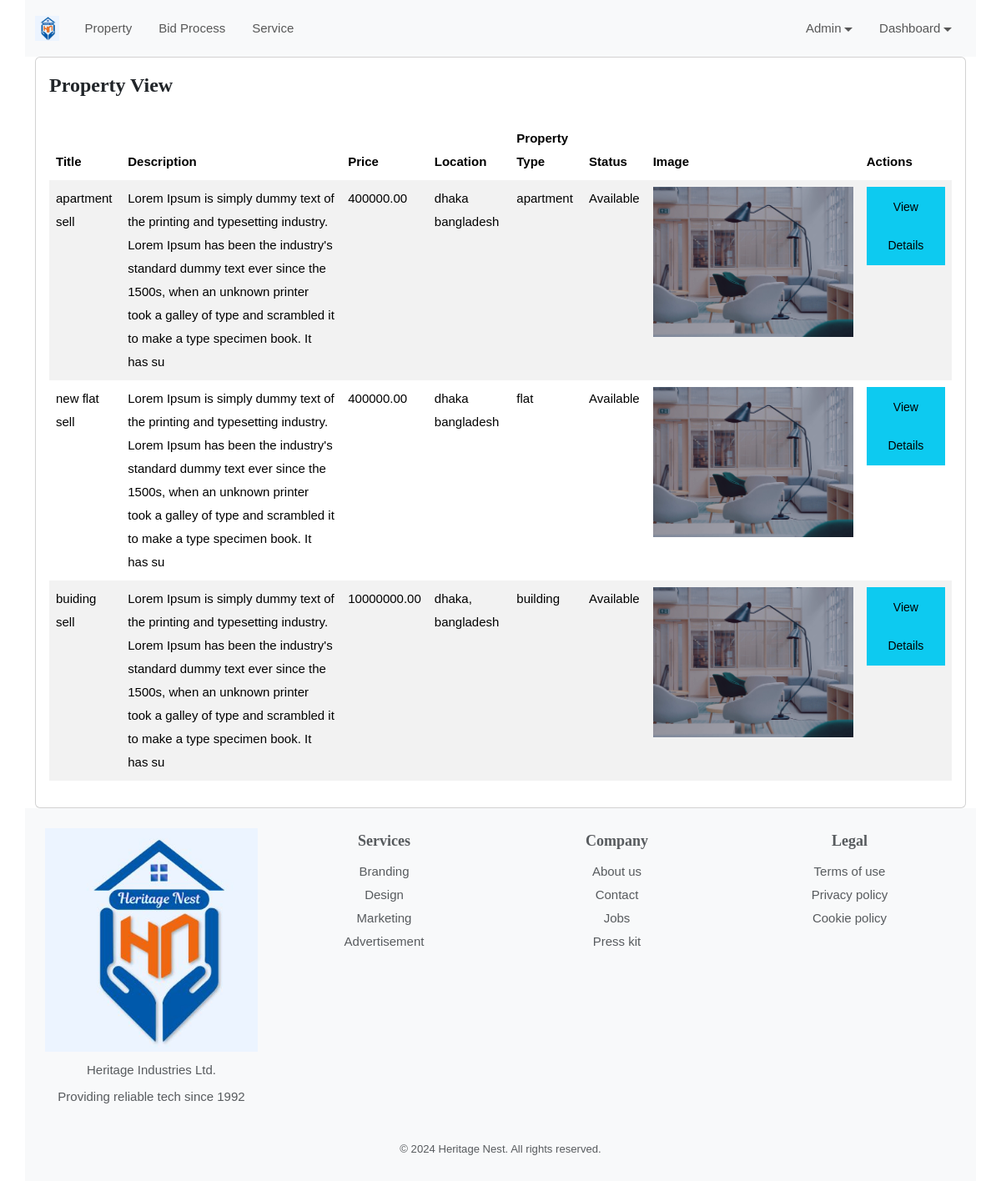
The app's page /monitor_bid.php (signed in) with its own data.
### tables this page shows
CREATE TABLE `properties` (
  `id` bigint(20) unsigned NOT NULL AUTO_INCREMENT,
  `title` varchar(255) DEFAULT NULL,
  `description` varchar(255) DEFAULT NULL,
  `image` varchar(255) DEFAULT NULL,
  `price` decimal(15,2) DEFAULT NULL,
  `location` varchar(255) DEFAULT NULL,
  `user_id` bigint(20) unsigned NOT NULL,
  `highest_bidder` bigint(20) unsigned DEFAULT NULL,
  `highest_bid` decimal(15,2) DEFAULT NULL,
  `p_type` varchar(50) DEFAULT NULL,
  `status` tinyint(4) DEFAULT NULL,
  `created_at` datetime DEFAULT current_timestamp(),
  PRIMARY KEY (`id`),
  KEY `user_id` (`user_id`),
  CONSTRAINT `properties_ibfk_1` FOREIGN KEY (`user_id`) REFERENCES `users` (`id`) ON DELETE CASCADE
);

### monitor_bid.php (the view, shortened to what this page needs)
<?php
include('partials/header.php');
include 'functions/db.php';
$base_url = '/property_bid_project/';?>
<div class="page-wrapper">
<div class="content container">
    <div class="row">
        <div class="col-sm-12">
            <div class="card">
                <div class="card-body">
                    <h4 class="header-title mt-0 mb-4">Property View</h4>
                    <table id="datatable-buttons" class="table table-striped dt-responsive nowrap">
                        <thead>
                            <tr>
                                <th>Title</th>
                                <th>Description</th>
                                <th>Price</th>
                                <th>Location</th>
                                <th>Property Type</th>
                                <th>Status</th>
                                <th>Image</th>
                                <th>Actions</th>
                            </tr>
                        </thead>
                        <tbody>
                            <?php
                            $sql = "SELECT * FROM properties ";
                            $query = $conn->prepare($sql);
                            $query->execute();
                            while ($row = $query->fetch(PDO::FETCH_ASSOC)) {
                            ?>
                            <tr>
                                <td><?php echo $row['title']; ?></td>
                                <td><?php echo $row['description']; ?></td>
                                <td><?php echo $row['price']; ?></td>
                                <td><?php echo $row['location']; ?></td>
                                <td><?php echo $row['p_type']; ?></td>
                                <td><?php echo ($row['status'] == 1) ? 'Available' : 'Not Available'; ?></td>
                                <td><img src="<?= $base_url . 'assets/images/' . htmlspecialchars($row['image']) ?>" alt="Property Image" width="100"></td>
                                <td>
                                    <a href="property_details_pages.php?id=<?php echo $row['id']; ?>"><button class="btn btn-info">View Details</button></a>
                                </td>
                            </tr>
                            <?php } ?>
                        </tbody>
                    </table>
                </div>
            </div>
        </div>
    </div>
</div>
<?php include('partials/footer.php')?>

### assets/css/color.css (style rules this page uses)
:root { --theme-ordinary-color: #74777b; }
:root { --theme-primary-color: #17c788; }
:root { --theme-secondary-color: #0d1432; }
:root { --theme-white-color: #fff; }
:root { --theme-light-color: #f8f8f8; }
:root { --theme-gray-color: #f5f5f5; }
:root { --theme-footer-color: #091b4b; }
:root { --theme-dark-color: #091b4b; }
:root { --text-light-color: #a3a7af; }
:root { --theme-primary-opacity-color: rgba(11, 191, 141, .8); }
:root { --theme-secondary-opacity-color: rgba(13,20,50,0.7); }
:root { --theme-white-opacity-color: rgba(255, 255, 255, 0.3); }
:root { --theme-dark-opacity-color: rgba(0, 0, 0, 0.5); }
:root { --theme-ordinary-font: 'Muli', sans-serif; }
:root { --theme-highlight-font: 'Comfortaa', cursive; }

### assets/css/style.css (style rules this page uses)
.container, .container-fluid { transition: all 0.6s ease 0s; -moz-transition: all 0.6s ease 0s; -webkit-transition: all 0.6s ease 0s; -o-transition: all 0.6s ease 0s; }
.text-ordinary, a.text-ordinary, .text-ordinary a, body, .dropdown-item, .footer-widget li a, .text-ordinary .jslider .jslider-label, .breadcrumb-item > a, .list-text-white a.dropdown-item { color: var(--theme-ordinary-color); }
.table-striped tbody tr:nth-of-type(2n + 1) { background-color: var(--theme-gray-color); }
.transation-3s, .transation-3s:hover, .hover-zoomer img, .hover-bg-white, a, a:hover, .btn, .btn:hover, .radio-check label, .message-list li .message-action, .timeline-item .circle, .timeline-item .date-time, .clip-item .fa-times { -moz-transition: all 300ms ease-in-out 0s; -webkit-transition: all 300ms ease-in-out 0s; -o-transition: all 300ms ease-in-out 0s; -ms-transition: all 300ms ease-in-out 0s; transition: all 300ms ease-in-out 0s; }
body { font-family: var(--theme-ordinary-font); font-size: 15px; line-height: 28px; }
h1, .h1, h2, .h2, h3, .h3, h4, .h4, h5, .h5, h6, .h6 { font-family: var(--theme-highlight-font); font-weight: 700; }
h4, .h4 { line-height: 35px; }
a, a:hover, .btn-link, .btn-link:hover { text-decoration: none; cousor: pointer; }
img { width: 100%; }
button, button:focus { border: none; outline: none; }
.btn { padding: 0px 23px; font-size: 14px; border-radius: 0; line-height: 46px; font-weight: 500; }
::placeholder { font: var(--theme-ordinary-font); font-size: 15px; font-weight: 400; color: #fff; }
table td, table th { border: none; padding: 10px 15px; }

### records on screen
properties: title "apartment sell", description "Lorem Ipsum is simply dummy text of the printing and typesetting industry. Lorem Ipsum has been the industry's standard dummy text ever since the 1500s, when an unknown printer took a galley of type and scrambled it to make a type specimen book. It has su", price "400000.00", location "dhaka bangladesh", p_type "apartment", status "Available", image (picture)
properties: title "new flat sell", description "Lorem Ipsum is simply dummy text of the printing and typesetting industry. Lorem Ipsum has been the industry's standard dummy text ever since the 1500s, when an unknown printer took a galley of type and scrambled it to make a type specimen book. It has su", price "400000.00", location "dhaka bangladesh", p_type "flat", status "Available", image (picture)
properties: title "buiding sell", description "Lorem Ipsum is simply dummy text of the printing and typesetting industry. Lorem Ipsum has been the industry's standard dummy text ever since the 1500s, when an unknown printer took a galley of type and scrambled it to make a type specimen book. It has su", price "10000000.00", location "dhaka, bangladesh", p_type "building", status "Available", image (picture)
